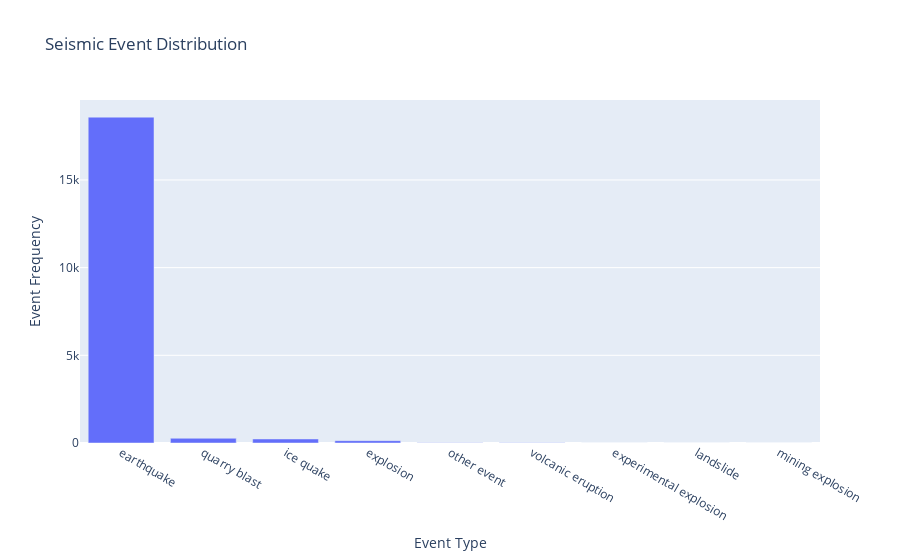

Source (notebook cell):
### Markdown cell above
**During the two-and-a-half-month period, seismic events were predominantly earthquakes, accounting for approximately 96% of the total occurrences.**

**Specifically, earthquake events occurred 18,581 times, representing the majority of recorded incidents, while other types, such as volcanic eruptions, experimental explosions, landslides, and mining explosions, were relatively rare, each occurring only a handful of times.**

### Code cell
# Get the value counts for the 'type' column
type_counts = df['type'].value_counts().reset_index()
type_counts.columns = ['type', 'count']

# Plotting the bar chart using Plotly Express
fig = px.bar(type_counts, x='type', y='count', title='Seismic Event Distribution',
             labels={'type': 'Event Type', 'count': 'Event Frequency'})

# Show the plot
fig.show()

### Figure 1 — Plotly figure (JSON) as saved in the notebook; plotly's stock layout.template omitted (floating-point values rounded to 4 significant figures)
{"data": [{"alignmentgroup": "True", "hovertemplate": "Event Type=%{x}<br>Event Frequency=%{y}<extra></extra>", "legendgroup": "", "marker": {"color": "#636efa", "pattern": {"shape": ""}}, "name": "", "offsetgroup": "", "orientation": "v", "showlegend": false, "textposition": "auto", "type": "bar", "x": ["earthquake", "quarry blast", "ice quake", "explosion", "other event", "volcanic eruption", "experimental explosion", "landslide", "mining explosion"], "xaxis": "x", "y": [18581, 270, 230, 134, 17, 9, 1, 1, 1], "yaxis": "y"}], "layout": {"barmode": "relative", "legend": {"tracegroupgap": 0}, "title": {"text": "Seismic Event Distribution"}, "xaxis": {"anchor": "y", "domain": [0, 1], "title": {"text": "Event Type"}}, "yaxis": {"anchor": "x", "domain": [0, 1], "title": {"text": "Event Frequency"}}}}
